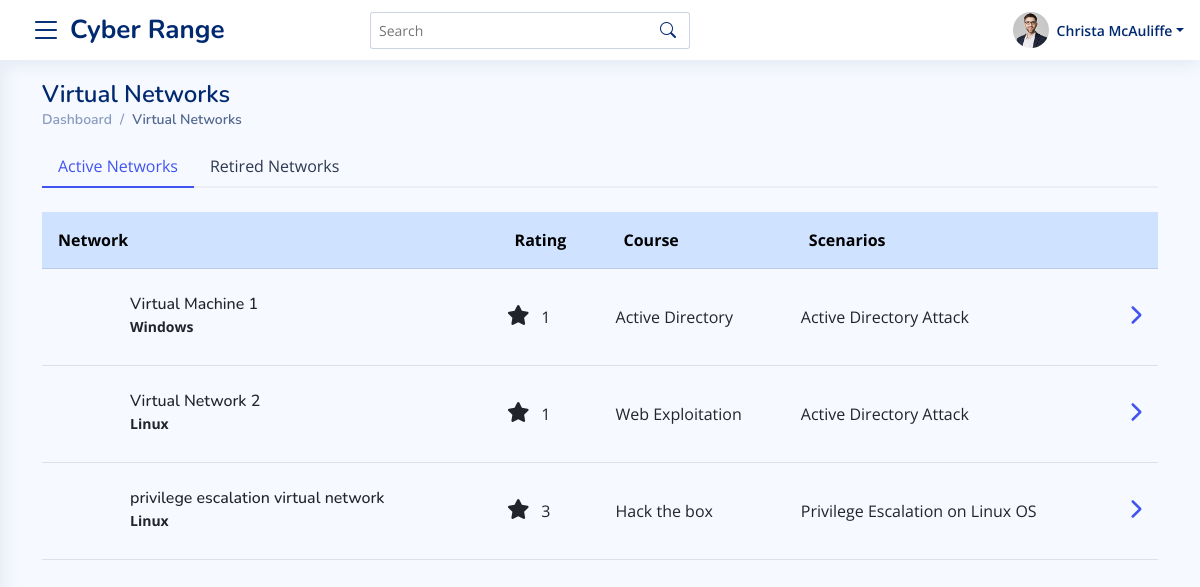
/instructor/virtaul-networks (signed in), run on an earlier commit of the app's database.
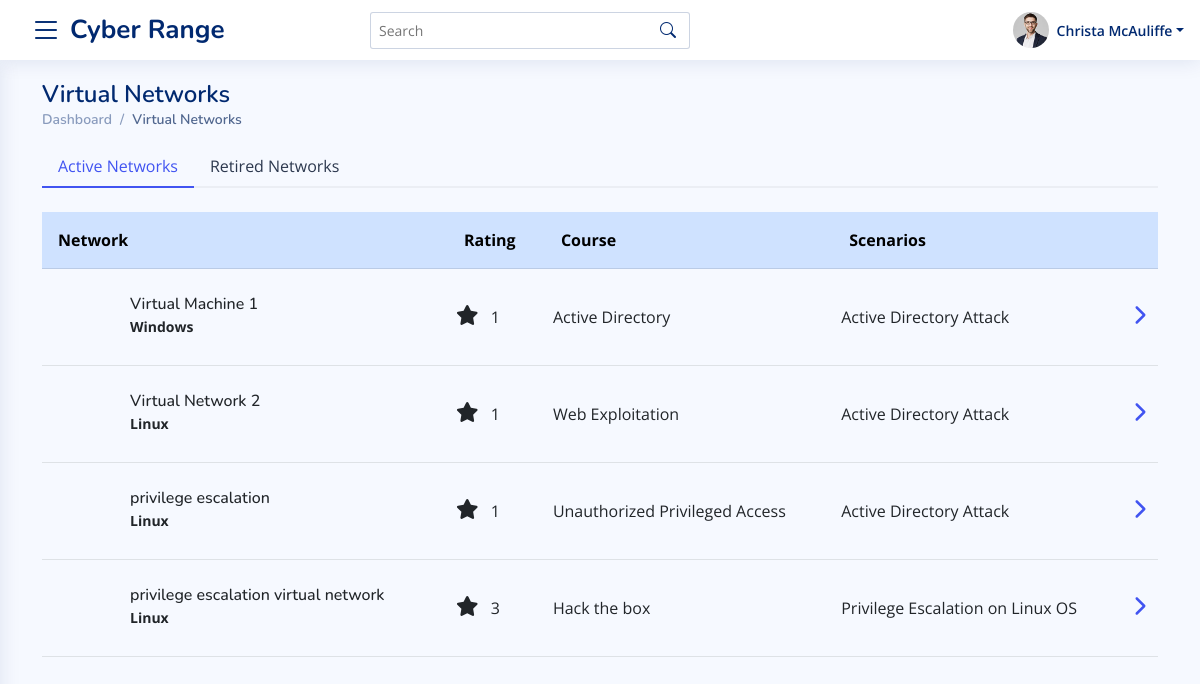
And on a later commit of the database.
### master_app/models.py (models this page shows, shortened)
class VirtualNetwork(models.Model):
    course = models.ForeignKey(Course, on_delete=models.CASCADE)
    name = models.CharField(max_length=100)
    description = RichTextField()
    operating_system = models.CharField(max_length=3, default=1 , choices=OPERATING_SYSTEM_CHOICES)
    scenarios = models.CharField(max_length=50, default="1" , choices=SCENARIOS_CATEGORYIES)
    rating  = models.CharField(max_length=1 , default="1", choices=RATING_CHOICES)
    ip_address = models.GenericIPAddressField(blank=True, null=True)
    def get_operating_system(self):
        try:
            return OPERATING_SYSTEM_CHOICES_TEXT[self.operating_system]
        except:
            return None
    def get_scenarios(self):
        try:
            return SCENARIOS_CATEGORYIES_TEXT[self.scenarios]
        except:
            return None

class Course(models.Model):
    instructor = models.ForeignKey(User, on_delete=models.CASCADE)
    name = models.CharField(max_length=100)
    start_time = models.DateTimeField(auto_now_add=False, default=timezone.now)
    end_time = models.DateTimeField(auto_now_add=False, default=timezone.now)
    created_timestamp = models.DateTimeField( auto_now_add=True )
    description = RichTextField()
    is_approved = models.CharField(max_length=10, choices=APPROVED_CHOICES, default="Pending")
    def __str__(self):
        return self.name

### master_app/views.py (the view)
# urls.py: path("instructor/virtaul-networks", views.InstructorVirtualNetworkList, name="instructor-virtual-network-url"),
@login_required
@teacher_required
def InstructorVirtualNetworkList(request):
    networks = [i for x in Course.objects.filter(instructor = request.user) for i in x.virtualnetwork_set.all() if len(x.virtualnetwork_set.all())>0 ]
    template_name = 'master_app/instructor/virutal_netwroks.html'
    context = {
        "networks" : networks
    }
    return render(request, template_name, context)

### master_app/templates/master_app/instructor/virutal_netwroks.html (shortened to what the changed rows need)
{%  extends 'base.html' %}
{% load static %}
{% block content %}
<main id="main" class="main">
    <section class="section dashboard">
      <div class="container">
        <div class="row">
          <div class="col-12">
            <div class="pagetitle">
              <h1>Virtual Networks</h1>
            </div>
          </div>
        </div>
            <div class="row">
                <div class="col-12">
                    <div class="card shadow-none bg-transparent p-0">
                        <div class="card-body px-0">
                              <div class="tab-content pt-2" id="borderedTabContent">
                                <div class="tab-pane fade show active" id="bordered-home" role="tabpanel" aria-labelledby="home-tab">
                                    <div class="card shadow-none bg-transparent mt-3">
                                        <div class="card-body px-0">
                                          <table class="table">
                                            <thead class="table-primary ">
                                              <tr >
                                                <th scope="col" class="p-3">Network</th>
                                                <th scope="col" class="p-3">Rating</th>
                                                <th scope="col" class="p-3">Course</th>
                                                <th scope="col" class="p-3">Scenarios</th>
                                                <th scope="col"></th>
                                              </tr>
                                            </thead>
                                            <tbody>
                                              {% for network in networks %}
                                                <tr >
                                                  <td class="py-3">
                                                      <div class="d-flex align-items-center">
                                                          <div class="card-icon rounded-circle d-flex align-items-center justify-content-center">
                                                          </div>
                                                          <div class="ps-3">
                                                            <h6 class="mb-0">{{ network.name }}</h6>
                                                            <span class=" small pt-1 fw-bold">{{ network.get_operating_system }}</span>
                                                          </div>
                                                        </div>
                                                  </td>
                                                  <td class="align-middle">
                                                      <i class="fas fa-star circle-icon fs-5 me-2"></i> {{ network.rating }}
                                                  </td>
                                                  <td class="align-middle">
                                                    {{ network.course }}
                                                  </td>
                                                  <td class="align-middle">
                                                    {{ network.get_scenarios }}
                                                  </td>
                                                  <td class="align-middle"><a data-bs-toggle="offcanvas" href="#offcanvasExample{{ network.name|slugify  }}" role="button" aria-controls="offcanvasExample{{ network.name|slugify  }}"><i class="fas fa-chevron-right fs-5"></i></a></td>
                                                </tr>
                                              {% endfor %}
                                            </tbody>
                                          </table>
                                        </div>
                                    </div>
                                </div>
                              </div>
                        </div>
                    </div>
                </div>
            </div>
          </div>
    </section>
</main>
{% endblock %}

What changed in the data, as far as the page shows it:
added VirtualNetwork: name "privilege escalation", get_operating_system "Linux", rating "1", course "Unauthorized Privileged Access", get_scenarios "Active Directory Attack"
